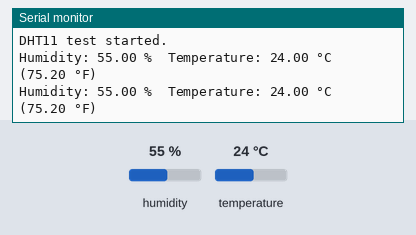
The sketch below on a simulated ESP8266 (NodeMCU). Shown: the last lines printed to the serial monitor. Inputs (shaded band) come from the test bench; at power-on: humidity 55 %, temperature 24 °C.

Above: at 2.8 s.
2.9 s: humidity set to 22 %
At 4.5 s:
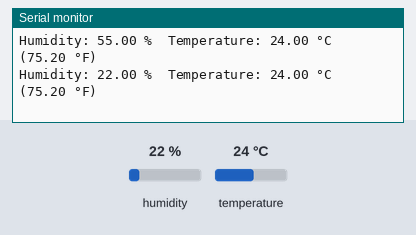
5.6 s: temperature set to 12 °C
At 6.8 s:
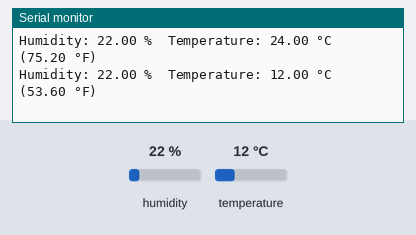
8.3 s: humidity set to 40 %
At 11.6 s:
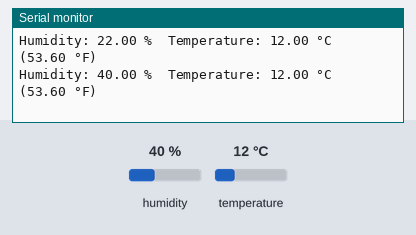
Timing chart, 0 to 13.1 s (numbered marks = the images above; inputs shaded):
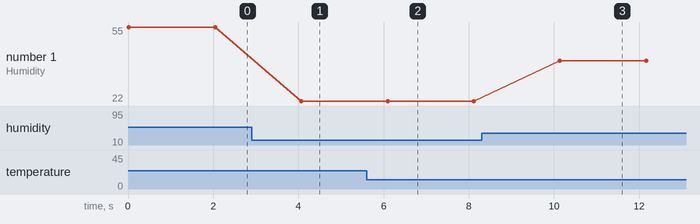

Measured:
- after the input at 2.9 s, the serial monitor: prints a new line after 1.2 s (image 1)
- after the input at 5.6 s, the serial monitor: prints a new line after 0.49 s (image 2)
- after the input at 8.3 s, the serial monitor: prints a new line after 1.8 s (image 3)
- plotted number 1: 55 → 22 after the input at 2.9 s, 22 → 40 after the input at 8.3 s

The sketch:

DHT11_test.ino
```cpp
#include <DHT.h>

// Pin where the DHT11 data pin is connected
#define DHTPIN D5 // Replace with the GPIO pin connected to DHT11

// Define the DHT type (DHT11)
#define DHTTYPE DHT11

// Initialize DHT sensor
DHT dht(DHTPIN, DHTTYPE);

void setup() {
  Serial.begin(115200); // Initialize serial communication
  dht.begin();          // Start the DHT sensor
  Serial.println("DHT11 test started.");
}

void loop() {
  // Read humidity
  float humidity = dht.readHumidity();

  // Read temperature in Celsius
  float temperatureC = dht.readTemperature();

  // Read temperature in Fahrenheit
  float temperatureF = dht.readTemperature(true);

  // Check if readings are valid
  if (isnan(humidity) || isnan(temperatureC) || isnan(temperatureF)) {
    Serial.println("Failed to read from DHT sensor!");
  } else {
    Serial.print("Humidity: ");
    Serial.print(humidity);
    Serial.print(" %\t");
    Serial.print("Temperature: ");
    Serial.print(temperatureC);
    Serial.print(" °C ");
    Serial.print("(");
    Serial.print(temperatureF);
    Serial.println(" °F)");
  }

  delay(2000); // Wait for 2 seconds before next reading
}
```
